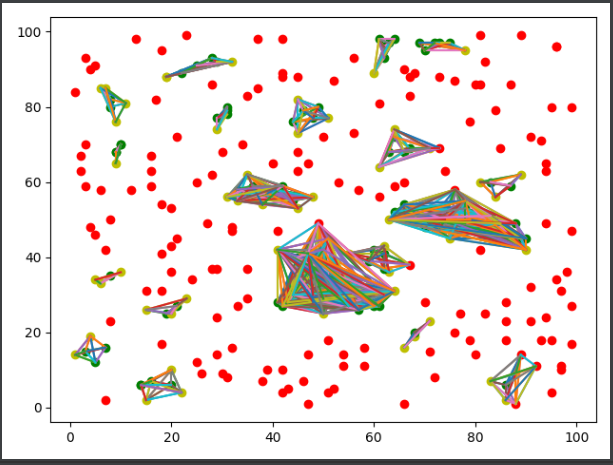

Here is the Python script that generated this plot:
import matplotlib.pyplot as plt
import numpy as np


def dist(x1, y1, x2, y2):
    return np.sqrt((x1 - x2) ** 2 + (y1 - y2) ** 2)


n = 300
eps, minPts = 5, 3
x = np.random.randint(1, 100, n)
y = np.random.randint(1, 100, n)
# хранение цветов
flags = []
for i in range(0, n):
    # количество соседей, -1 потому что считает себя
    neighb = -1
    for j in range(0, n):
        if dist(x[i], y[i], x[j], y[j]) < eps:
            neighb += 1
    if neighb >= minPts:
        flags.append('g')
    else:
        flags.append('r')


def recursive_point_mark(point, visited_points, clusters, cluster_numb):
    clusters[point] = cluster_numb
    visited_points[point] = True
    for i in range(0, n):
        if dist(x[point], y[point], x[i], y[i]) < eps:
            if not visited_points[i]:
                recursive_point_mark(i, visited_points, clusters, cluster_numb)


visited_points = [False for i in range(n)]
clusters = [0 for i in range(n)]
cluster_numb = 1

for i in range(0, n):
    if flags[i] != 'g':
        for j in range(0, n):
            if flags[j] == 'g':
                if dist(x[i], y[i], x[j], y[j]) < eps:
                    flags[i] = 'y'
                    break
    if flags[i] == 'g' and not visited_points[i]:
        recursive_point_mark(i, visited_points, clusters, cluster_numb)
        cluster_numb += 1
    plt.scatter(x[i], y[i], color=flags[i])
print(cluster_numb)

for i in range(0, n):
    if clusters[i] != 0:
        for j in range(0, n):
            if clusters[j] == clusters[i]:
                x_values = [x[i], x[j]]
                y_values = [y[i], y[j]]
                plt.plot(x_values, y_values)

plt.show()
# clusters = []
# for i in range (0, n):
#     for j in range (i, n):

# присваиваем номер и увелич на 1, проверяем зеленая или нет
# все ближ зеленые
